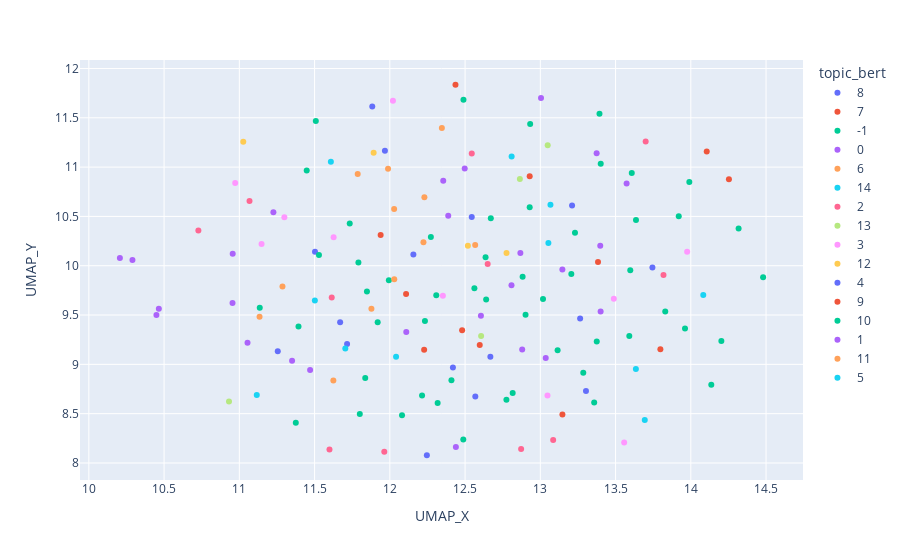

Notebook code for this chart:
### Code cell
fig = px.scatter(df, x="UMAP_X", y="UMAP_Y", color="topic_bert"#, hover_data=['feature']
                 )
fig.show()

### Figure 1 — Plotly figure (JSON) as saved in the notebook; plotly's stock layout.template omitted (floating-point values rounded to 4 significant figures)
{"data": [{"hovertemplate": "topic_bert=8<br>UMAP_X=%{x}<br>UMAP_Y=%{y}<extra></extra>", "legendgroup": "8", "marker": {"color": "#636efa", "symbol": "circle"}, "mode": "markers", "name": "8", "orientation": "v", "showlegend": true, "type": "scatter", "x": [12.25, 13.21, 13.3, 12.57, 12.42, 12.67], "xaxis": "x", "y": [8.078, 10.61, 8.731, 8.674, 8.967, 9.077], "yaxis": "y"}, {"hovertemplate": "topic_bert=7<br>UMAP_X=%{x}<br>UMAP_Y=%{y}<extra></extra>", "legendgroup": "7", "marker": {"color": "#EF553B", "symbol": "circle"}, "mode": "markers", "name": "7", "orientation": "v", "showlegend": true, "type": "scatter", "x": [14.11, 14.25, 12.44, 13.15, 11.94, 12.23], "xaxis": "x", "y": [11.16, 10.88, 11.84, 8.491, 10.31, 9.148], "yaxis": "y"}, {"hovertemplate": "topic_bert=-1<br>UMAP_X=%{x}<br>UMAP_Y=%{y}<extra></extra>", "legendgroup": "-1", "marker": {"color": "#00cc96", "symbol": "circle"}, "mode": "markers", "name": "-1", "orientation": "v", "showlegend": true, "type": "scatter", "x": [14.2, 14.48, 13.99, 12.49, 11.38, 11.45, 11.51, 13.36, 13.92, 13.39, 11.8, 13.6, 13.29, 12.32, 14.14, 12.93, 12.93, 13.64, 13.96, 13.4, 12.08, 13.23, 13.37, 13.61, 12.21, 13.83, 11.84, 11.14, 11.39, 12.49, 13.11, 12.82, 12.77, 12.27, 12.23, 11.79, 12.67, 12.64, 12.9, 12.88, 12.64, 13.21, 12.41, 12.56, 13.02, 11.73, 12.31, 11.99], "xaxis": "x", "y": [9.236, 9.884, 10.85, 11.68, 8.408, 10.97, 11.47, 8.614, 10.5, 11.54, 8.497, 9.955, 8.914, 8.607, 8.794, 10.59, 11.44, 10.46, 9.363, 11.03, 8.483, 10.33, 9.232, 10.94, 8.683, 9.537, 8.862, 9.575, 9.383, 8.239, 9.143, 8.709, 8.64, 10.29, 9.439, 10.03, 10.48, 10.09, 9.503, 9.888, 9.658, 9.917, 8.839, 9.771, 9.662, 10.43, 9.701, 9.853], "yaxis": "y"}, {"hovertemplate": "topic_bert=0<br>UMAP_X=%{x}<br>UMAP_Y=%{y}<extra></extra>", "legendgroup": "0", "marker": {"color": "#ab63fa", "symbol": "circle"}, "mode": "markers", "name": "0", "orientation": "v", "showlegend": true, "type": "scatter", "x": [13.0, 13.57, 11.05, 13.4, 10.95, 11.47, 13.37, 10.45, 12.5, 12.39, 12.81, 13.15, 10.47, 12.11, 12.61], "xaxis": "x", "y": [11.7, 10.83, 9.218, 9.536, 9.623, 8.943, 11.14, 9.501, 10.99, 10.51, 9.801, 9.961, 9.563, 9.327, 9.493], "yaxis": "y"}, {"hovertemplate": "topic_bert=6<br>UMAP_X=%{x}<br>UMAP_Y=%{y}<extra></extra>", "legendgroup": "6", "marker": {"color": "#FFA15A", "symbol": "circle"}, "mode": "markers", "name": "6", "orientation": "v", "showlegend": true, "type": "scatter", "x": [11.79, 11.29, 11.99, 12.23, 12.57, 12.03, 12.03], "xaxis": "x", "y": [10.93, 9.79, 10.98, 10.69, 10.21, 10.58, 9.862], "yaxis": "y"}, {"hovertemplate": "topic_bert=14<br>UMAP_X=%{x}<br>UMAP_Y=%{y}<extra></extra>", "legendgroup": "14", "marker": {"color": "#19d3f3", "symbol": "circle"}, "mode": "markers", "name": "14", "orientation": "v", "showlegend": true, "type": "scatter", "x": [13.69, 11.12, 14.08], "xaxis": "x", "y": [8.437, 8.69, 9.702], "yaxis": "y"}, {"hovertemplate": "topic_bert=2<br>UMAP_X=%{x}<br>UMAP_Y=%{y}<extra></extra>", "legendgroup": "2", "marker": {"color": "#FF6692", "symbol": "circle"}, "mode": "markers", "name": "2", "orientation": "v", "showlegend": true, "type": "scatter", "x": [11.96, 11.6, 11.07, 13.7, 10.73, 13.09, 13.82, 12.54, 12.87, 11.61, 12.65], "xaxis": "x", "y": [8.113, 8.135, 10.66, 11.26, 10.36, 8.234, 9.906, 11.14, 8.142, 9.678, 10.02], "yaxis": "y"}, {"hovertemplate": "topic_bert=13<br>UMAP_X=%{x}<br>UMAP_Y=%{y}<extra></extra>", "legendgroup": "13", "marker": {"color": "#B6E880", "symbol": "circle"}, "mode": "markers", "name": "13", "orientation": "v", "showlegend": true, "type": "scatter", "x": [10.93, 13.05, 12.86, 12.61], "xaxis": "x", "y": [8.624, 11.22, 10.88, 9.287], "yaxis": "y"}, {"hovertemplate": "topic_bert=3<br>UMAP_X=%{x}<br>UMAP_Y=%{y}<extra></extra>", "legendgroup": "3", "marker": {"color": "#FF97FF", "symbol": "circle"}, "mode": "markers", "name": "3", "orientation": "v", "showlegend": true, "type": "scatter", "x": [11.15, 13.56, 12.02, 10.97, 13.98, 13.05, 11.3, 13.49, 11.63, 12.35], "xaxis": "x", "y": [10.22, 8.208, 11.67, 10.84, 10.14, 8.684, 10.49, 9.665, 10.29, 9.697], "yaxis": "y"}, {"hovertemplate": "topic_bert=12<br>UMAP_X=%{x}<br>UMAP_Y=%{y}<extra></extra>", "legendgroup": "12", "marker": {"color": "#FECB52", "symbol": "circle"}, "mode": "markers", "name": "12", "orientation": "v", "showlegend": true, "type": "scatter", "x": [11.03, 11.89, 12.78, 12.52], "xaxis": "x", "y": [11.26, 11.14, 10.13, 10.2], "yaxis": "y"}, {"hovertemplate": "topic_bert=4<br>UMAP_X=%{x}<br>UMAP_Y=%{y}<extra></extra>", "legendgroup": "4", "marker": {"color": "#636efa", "symbol": "circle"}, "mode": "markers", "name": "4", "orientation": "v", "showlegend": true, "type": "scatter", "x": [11.5, 13.74, 11.67, 11.72, 11.97, 11.26, 11.88, 13.26, 12.54, 12.16], "xaxis": "x", "y": [10.14, 9.981, 9.426, 9.205, 11.17, 9.133, 11.61, 9.464, 10.49, 10.11], "yaxis": "y"}, {"hovertemplate": "topic_bert=9<br>UMAP_X=%{x}<br>UMAP_Y=%{y}<extra></extra>", "legendgroup": "9", "marker": {"color": "#EF553B", "symbol": "circle"}, "mode": "markers", "name": "9", "orientation": "v", "showlegend": true, "type": "scatter", "x": [13.8, 12.93, 13.38, 12.11, 12.6, 12.48], "xaxis": "x", "y": [9.152, 10.91, 10.04, 9.713, 9.196, 9.347], "yaxis": "y"}, {"hovertemplate": "topic_bert=10<br>UMAP_X=%{x}<br>UMAP_Y=%{y}<extra></extra>", "legendgroup": "10", "marker": {"color": "#00cc96", "symbol": "circle"}, "mode": "markers", "name": "10", "orientation": "v", "showlegend": true, "type": "scatter", "x": [14.32, 13.59, 11.85, 11.92, 11.53], "xaxis": "x", "y": [10.38, 9.286, 9.738, 9.427, 10.11], "yaxis": "y"}, {"hovertemplate": "topic_bert=1<br>UMAP_X=%{x}<br>UMAP_Y=%{y}<extra></extra>", "legendgroup": "1", "marker": {"color": "#ab63fa", "symbol": "circle"}, "mode": "markers", "name": "1", "orientation": "v", "showlegend": true, "type": "scatter", "x": [10.21, 12.44, 13.4, 10.29, 10.96, 11.35, 13.04, 12.35, 11.23, 12.87, 12.88], "xaxis": "x", "y": [10.08, 8.162, 10.2, 10.06, 10.12, 9.036, 9.064, 10.86, 10.54, 10.13, 9.151], "yaxis": "y"}, {"hovertemplate": "topic_bert=11<br>UMAP_X=%{x}<br>UMAP_Y=%{y}<extra></extra>", "legendgroup": "11", "marker": {"color": "#FFA15A", "symbol": "circle"}, "mode": "markers", "name": "11", "orientation": "v", "showlegend": true, "type": "scatter", "x": [11.13, 11.62, 12.35, 12.22, 11.88], "xaxis": "x", "y": [9.484, 8.835, 11.4, 10.24, 9.564], "yaxis": "y"}, {"hovertemplate": "topic_bert=5<br>UMAP_X=%{x}<br>UMAP_Y=%{y}<extra></extra>", "legendgroup": "5", "marker": {"color": "#19d3f3", "symbol": "circle"}, "mode": "markers", "name": "5", "orientation": "v", "showlegend": true, "type": "scatter", "x": [11.7, 13.64, 11.61, 12.04, 13.07, 12.81, 13.05, 11.5], "xaxis": "x", "y": [9.16, 8.954, 11.05, 9.077, 10.62, 11.11, 10.23, 9.648], "yaxis": "y"}], "layout": {"legend": {"title": {"text": "topic_bert"}, "tracegroupgap": 0}, "margin": {"t": 60}, "xaxis": {"anchor": "y", "domain": [0, 1], "title": {"text": "UMAP_X"}}, "yaxis": {"anchor": "x", "domain": [0, 1], "title": {"text": "UMAP_Y"}}}}
